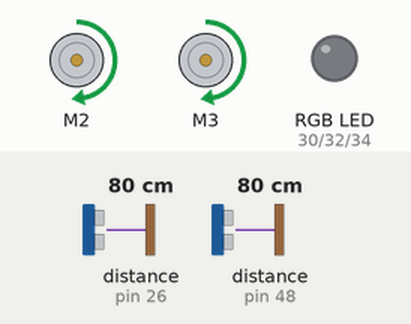
A sketch run on a simulated Arduino Mega 2560, built with avr-gcc and run on an emulated ATmega2560. Parts: 2 × DC motor (green arrow = forward, orange = backward, longer = faster), an RGB LED mixed from three pins (HIGH = lit). Wiring (inferred from the names in the program): 2 × ultrasonic range finder: trigger pin 27, echo pin 26 / trigger pin 50, echo pin 48. Dashed ring = blinking. The test bench sets the inputs (shaded band); at power-on: distance to the obstacle (sensors on pin 26, pin 48) 80 cm. The echo pulse lasts 58.3 µs per cm; random numbers use the default seed unless the sketch sets one; pins used as bus, display or sensor lines are not drawn; what the sketch prints to the serial monitor is not drawn.

Above: at 2.7 s.
2.8 s: distance to the obstacle (sensor on pin 26) set to 61 cm
4.3 s: distance to the obstacle (sensor on pin 26) set to 54 cm
At 5.3 s:
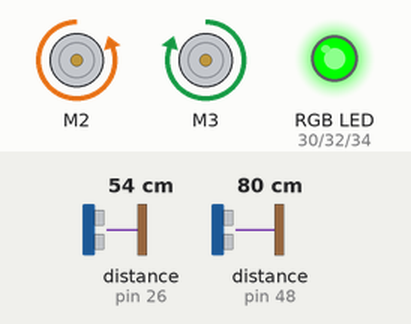
At 7.2 s:
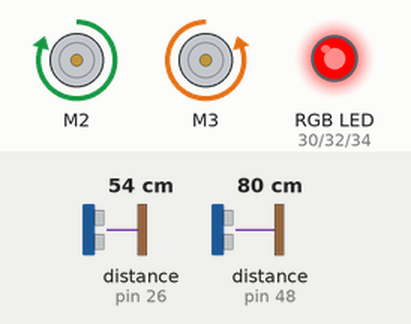
7.3 s: distance to the obstacle (sensor on pin 48) set to 11 cm
10.3 s: distance to the obstacle (sensor on pin 48) set to 8 cm
At 12.1 s:
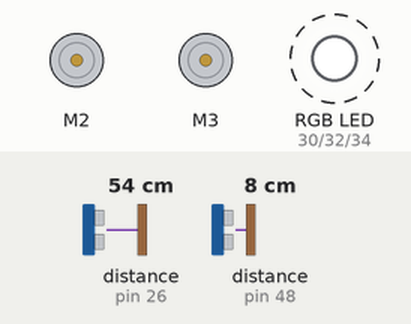
13.3 s: distance to the obstacle (sensor on pin 26) set to 31 cm
15.1 s: distance to the obstacle (sensor on pin 26) set to 25 cm
At 17.0 s:
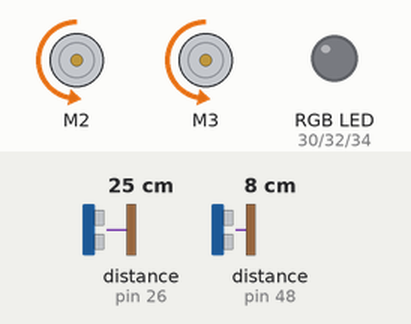
Timing chart, 0 to 18.5 s (numbered marks = the images above; inputs shaded):
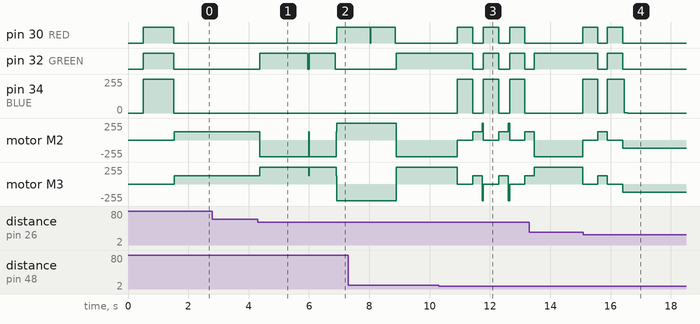

Measured:
- the behaviour switches between 58 and 57 cm on distance to the obstacle (sensor on pin 26) (found by bisection; images 0 and 1)
- the behaviour switches between 10 and 9 cm on distance to the obstacle (sensor on pin 48) (found by bisection; images 2 and 3)
- the behaviour switches between 29 and 28 cm on distance to the obstacle (sensor on pin 26) (found by bisection; images 3 and 4)
- after the input at 4.3 s, pin 30 (RED): LOW → HIGH after 2.6 s; pin 32 (GREEN): LOW → HIGH after 0.07 s, → LOW 1.6 s later, → HIGH 0.04 s later, → LOW 0.87 s later; motor M2: forward 127/255 → backward 254/255 after 0.07 s, → forward 254/255 2.5 s later; motor M3: forward 127/255 → forward 254/255 after 0.07 s, → backward 254/255 2.5 s later
- after the input at 10.3 s, pin 34 (BLUE): alternates 255/255 for 0.50 s and 0/255 for 0.36 s, starting after 0.62 s

The sketch:

Autonomous4Wheels_v2.ino
```cpp
#include <stdio.h>
#include <Ultrasonic.h>
#include <AFMotor.h>

AF_DCMotor motor1(2);
AF_DCMotor motor2(3);

#define trigPinFwd 27 // define the pins of your sensor
#define echoPinFwd 26
#define trigPinBwd 50 // define the pins of your sensor
#define echoPinBwd 48
#define BLUE 34 // Pin 34 connected to monitoring LED
#define GREEN 32 // Pin 32 connected to monitoring LED
#define RED 30 // Pin 30 connected to monitoring LED

int hitTimeFwd;
int hitTimeBwd;
int distanceObstacleFwd;
int distanceObstacleBwd;
int factorSpeed = 100;
int currentSpeed;
int max_cm_distance = 255;
int secureDistance = 40;

void setup() {
  Serial.begin(9600);
  delay(500);
  distance2driveFwd();
  distance2driveBwd();
  pinMode(BLUE, OUTPUT);
  pinMode(GREEN, OUTPUT);
  pinMode(RED, OUTPUT);
  pinMode(trigPinFwd, OUTPUT); // Not sure it is necessary
  pinMode(echoPinFwd, INPUT); // Not sure it is necessary
  pinMode(trigPinBwd, OUTPUT); // Not sure it is necessary
  pinMode(echoPinBwd, INPUT); // Not sure it is necessary
  digitalWrite(BLUE, HIGH); // Monitoring of LED during startup
  digitalWrite(GREEN, HIGH); // Monitoring of LED during startup
  digitalWrite(RED, HIGH); // Monitoring of LED during startup
  delay(1000);
  digitalWrite(BLUE, LOW); // Monitoring of LED during startup
  digitalWrite(GREEN, LOW); // Monitoring of LED during startup
  digitalWrite(RED, LOW); // Monitoring of LED during startup
}

void halfSpeed()                   //Function
{
  motor1.setSpeed(factorSpeed*254/200);
  motor2.setSpeed(factorSpeed*254/200);
}

void fullSpeed()                  //Function
{
  motor1.setSpeed(factorSpeed*254/100);
  motor2.setSpeed(factorSpeed*254/100);
}

void stopvehicle()                 //Function
{
  Serial.println("Vehicle Stopped");
  motor1.run(RELEASE);
  motor2.run(RELEASE);
  digitalWrite(RED, HIGH);
  digitalWrite(GREEN, HIGH);
  digitalWrite(BLUE, HIGH);
  delay(500);
  digitalWrite(RED, LOW);
  digitalWrite(GREEN, LOW);
  digitalWrite(BLUE, LOW);
}

void turnback()                   //Function
{
  Ultrasonic ultrasonicBwd(trigPinBwd, echoPinBwd);
  Ultrasonic ultrasonicFwd(trigPinFwd, echoPinFwd);
  int distanceObstacleFwd = distance2driveFwd();
  int distanceObstacleBwd = distance2driveBwd();
  Serial.println("Driving Backwards");
  digitalWrite(BLUE, HIGH); // Blue LED on
  motor1.run(BACKWARD);
  motor2.run(BACKWARD);
  digitalWrite(BLUE, LOW); // Blue LED off
  //if (distanceObstacleBwd < 10)
  //{
   // break;
  //}
 }

void turnleft()               //Function
{
  Ultrasonic ultrasonicBwd(trigPinBwd, echoPinBwd);
  Ultrasonic ultrasonicFwd(trigPinFwd, echoPinFwd);
  int distanceObstacleFwd = distance2driveFwd();
  int distanceObstacleBwd = distance2driveBwd();
  fullSpeed();
  Serial.println("Turn left");
  int counterGreen;
  int randomTime = random(250,1000);
  for(int counterGreen = 0; counterGreen < randomTime; counterGreen++)
    {
          motor2.run(FORWARD);
          motor1.run(BACKWARD);
          digitalWrite(GREEN, HIGH); // Blue LED on
          delay(2);
          //if (distanceObstacleBwd < 10)
          //{
          //  break;
          //}
    }
  digitalWrite(GREEN, LOW); // Blue LED off
}


void turnright()              //Function
{
  Ultrasonic ultrasonicBwd(trigPinBwd, echoPinBwd);
  Ultrasonic ultrasonicFwd(trigPinFwd, echoPinFwd);
  int distanceObstacleFwd = distance2driveFwd();
  int distanceObstacleBwd = distance2driveBwd();
  fullSpeed();
  Serial.println("Turn right");
  int counterRed;
  int randomTime = random(250,1000);
  for(int counterRed = 0; counterRed < randomTime; counterRed++)
    {
          motor1.run(FORWARD);
          motor2.run(BACKWARD);
          digitalWrite(RED, HIGH); // Blue LED on
          delay(2);
          if (distanceObstacleBwd < 10)
          {
            break;
          }
    }
  digitalWrite(RED, LOW); // Blue LED off
}

int distance2driveFwd()         //Function with Ultrasound sensor
{
  Ultrasonic ultrasonicFwd(trigPinFwd, echoPinFwd);
  int distanceObstacleFwd = ultrasonicFwd.distanceRead();
  if (distanceObstacleFwd == 0)
    {
      distanceObstacleFwd = max_cm_distance;
    }
  return distanceObstacleFwd;
}

int distance2driveBwd()       //Function with Ultrasound sensor
{
    Ultrasonic ultrasonicBwd(trigPinBwd, echoPinBwd);
    int distanceObstacleBwd = ultrasonicBwd.distanceRead();
    if (distanceObstacleBwd == 0)
    {
      distanceObstacleBwd = max_cm_distance;
    }
  return distanceObstacleBwd;
}

void obstacleFwd() {              //Function with driving logic
  Ultrasonic ultrasonicBwd(trigPinBwd, echoPinBwd);
  Ultrasonic ultrasonicFwd(trigPinFwd, echoPinFwd);
  int distanceObstacleFwd = distance2driveFwd();
  int distanceObstacleBwd = distance2driveBwd();
  if (distanceObstacleFwd == 0)
    {   delay(10);    }
  else if (distanceObstacleFwd < 30)      // close obstacle forward
    {
      Serial.println("Obstacle ahead");
      stopvehicle();
      while(distanceObstacleFwd <secureDistance )
      {
       turnback();
       Ultrasonic ultrasonicFwd(trigPinFwd, echoPinFwd);
       int distanceObstacleFwd = ultrasonicFwd.distanceRead();
        if (distanceObstacleFwd == 0)
        {
          distanceObstacleFwd = max_cm_distance;
        }

       Serial.println(distanceObstacleFwd);
       if (distanceObstacleFwd > secureDistance)
       {
        int randomDirection = random(1,3);
          if (randomDirection == 1)
              {
                turnright();
               }
            else if (randomDirection == 2)
              {
                turnleft();
              }
          break;
       } } }

  else if (distanceObstacleFwd < 60)      // far obstacle forward
    {
      Serial.println("Obstacle near ahead");
      int randomDirection = random(1,3);
      Serial.println(randomDirection);
      if (randomDirection == 1)
      {
        turnright();
      }
      else if (randomDirection == 2)
      {
        turnleft();
      }
     }
}

void obstacleBwd() {              //Function with driving logic
  Ultrasonic ultrasonicBwd(trigPinBwd, echoPinBwd);
  int distanceObstacleBwd = distance2driveBwd();
  if (distanceObstacleBwd == 0)
    {   delay(10);    }
  else if (distanceObstacleBwd < 10)      // close obstacle forward
    {
      Serial.println("Blockage behind");
      stopvehicle();
      halfSpeed();
      motor1.run(FORWARD);
      motor2.run(FORWARD);
      delay(300);
    } }


void acceleration()               //Function, not yet tested
{
  halfSpeed();
  motor1.run(FORWARD);
  motor2.run(FORWARD);
  int currentSpeed;
  if (distanceObstacleFwd> 150)
  {
    for(int currentSpeed= 50; currentSpeed < 255; currentSpeed++)
    {
      Serial.println("Accelerating");
      motor1.setSpeed(currentSpeed);
      motor2.setSpeed(currentSpeed);
     }
   }   }

void loop() {
  int distanceObstacleFwd = distance2driveFwd();
  int distanceObstacleBwd = distance2driveBwd();
  Serial.print(distanceObstacleFwd);
  Serial.print("cm to the Front  /    ");
  Serial.print(distanceObstacleBwd);
  Serial.println("cm to the Back");
  acceleration();
  obstacleFwd();
  obstacleBwd();
  delay(10);
}
```
